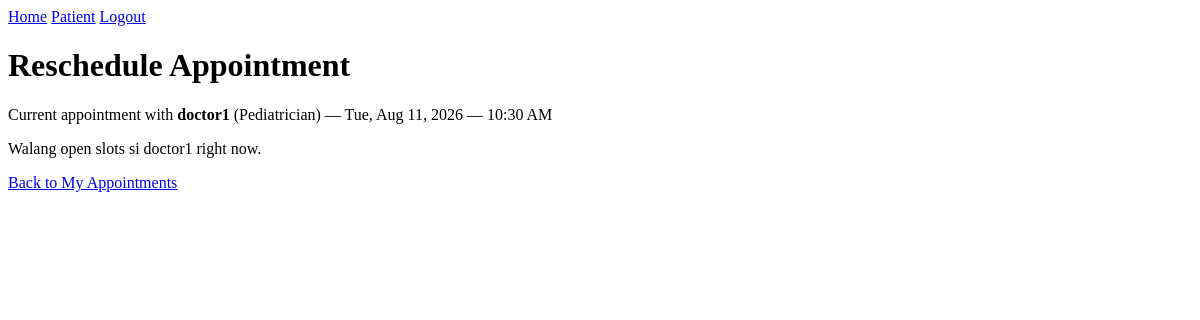
/appointments/1/reschedule (signed in), run on an earlier commit of the app's database.
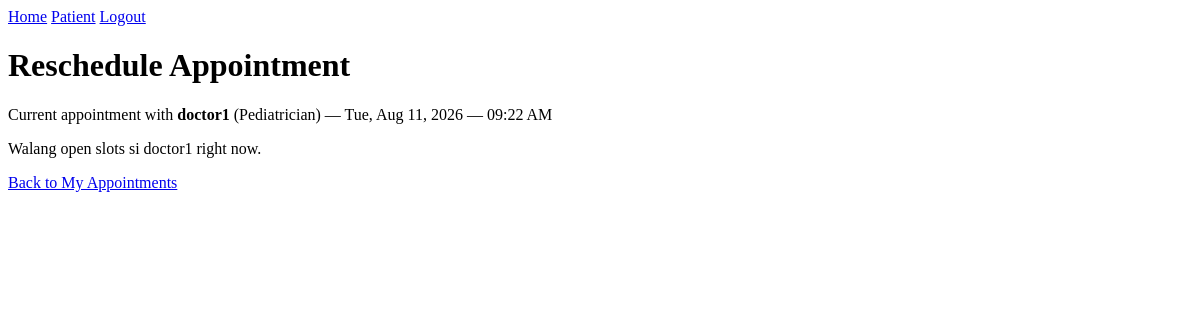
And on a later commit of the database.
### bp_app/models.py (models this page shows)
class Appointment(db.Model):
    __tablename__ = "appointment"
    id = db.Column(db.Integer, primary_key = True)
    reason = db.Column(db.Text, nullable = False)
    status = db.Column(db.Enum(AppointmentStatus), nullable= False, default = AppointmentStatus.CONFIRMED)
    scheduled_at = db.Column(db.DateTime, nullable=False)
    patient_id = db.Column(db.Integer, db.ForeignKey("patient.id"), nullable = False)
    patient = db.relationship("Patient", back_populates="appointments")
    availability_id = db.Column(
        db.Integer,
        db.ForeignKey("availability.id"),
        nullable=True,
        unique=True  # one slot can be booked once
    )
    availability = db.relationship(
        "Availability",
        back_populates="appointment"
    )

### bp_app/patient_routes.py (the view, shortened to what this page needs)
@patients.route('/appointments/<int:appointment_id>/reschedule', methods=['GET', 'POST'])
@login_required
def reschedule_appointment(appointment_id):
    appointment = Appointment.query.get_or_404(appointment_id)
    if appointment.patient_id != current_user.id:
        abort(403)
    if appointment.status != AppointmentStatus.CONFIRMED:
        flash('This appointment cannot be rescheduled.', 'warning')
        return redirect(url_for('patients.my_appointments'))
    professional = appointment.availability.professional
    open_slots = Availability.query.filter(
        Availability.professional_id == professional.id,
        Availability.is_booked == False,
        Availability.start_time > datetime.now()
    ).order_by(Availability.start_time).all()
    return render_template('patients/reschedule.html',
                           appointment=appointment,
                           professional=professional,
                           slots=open_slots)

### bp_app/app.py (called while the page is built)
@login_manager.user_loader
def load_user(user_id):
    try:
        user_type, record_id = user_id.split(":", 1)
        model = {"Patient": Patient, "Professional": Professional}.get(user_type)
        return db.session.get(model, int(record_id)) if model else None
    except (AttributeError, TypeError, ValueError):
        return None

### bp_app/templates/patients/reschedule.html
{% extends "base.html" %}
{% block content %}
<h1>Reschedule Appointment</h1>
<p>
    Current appointment with <strong>{{ professional.username }}</strong>
    ({{ professional.specialty }}) —
    {{ appointment.scheduled_at.strftime('%a, %b %d, %Y — %I:%M %p') }}
</p>
{% if slots %}
    <form method="post">
        <p>Choose a new time slot:</p>
        {% for slot in slots %}
            <div>
                <input type="radio" name="availability_id" value="{{ slot.id }}"
                       id="slot-{{ slot.id }}" required>
                <label for="slot-{{ slot.id }}">
                    {{ slot.start_time.strftime('%a, %b %d, %Y — %I:%M %p') }}
                </label>
            </div>
        {% endfor %}
        <button type="submit">Confirm New Time</button>
        <a href="{{ url_for('patients.my_appointments') }}">Back</a>
    </form>
{% else %}
    <p>Walang open slots si {{ professional.username }} right now.</p>
    <a href="{{ url_for('patients.my_appointments') }}">Back to My Appointments</a>
{% endif %}
{% endblock %}

What changed in the data, as far as the page shows it:
changed Appointment: scheduled_at "Tue, Aug 11, 2026 — 10:30 AM" → "Tue, Aug 11, 2026 — 09:22 AM"
